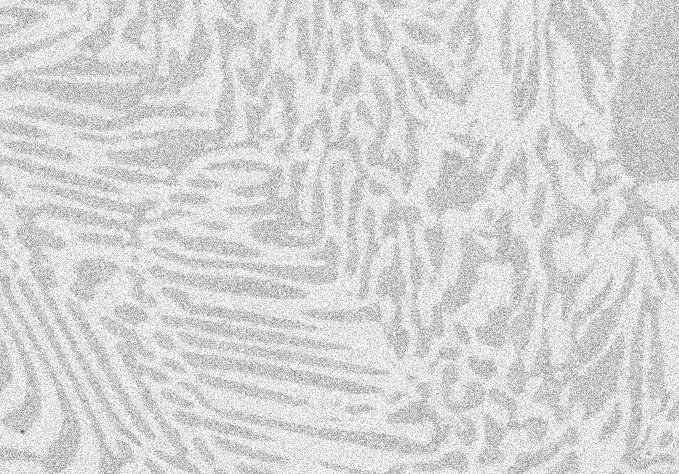
#> input picture reference/digitalSreeni/python_for_microscopists-master/images/Alloy_noisy.jpg, 679 x 474 px
$ jupyter execute --allow-errors '0008_Random walker segmentation Scikit-Image-Copy1.ipynb'   (shell and % lines are left out)   (older library calls are emulated)
#> lines starting #> are read from the running program, lines starting #| are printed output that depends on the picture
# 0008_Random walker segmentation using Scikit-Image

# - 1000 days of Python

## Setup working directory

[cell 1]
cd reference\digitalSreeni\python_for_microscopists-master

[cell 2]
import matplotlib.pyplot as plt
from skimage import io, img_as_float
import numpy as np

## Input Image

[cell 3]
img = img_as_float(io.imread("images/Alloy_noisy.jpg"))
#> img: shape (474, 679) float64; min 0.247, max 1, mean 0.837

plt.imshow(img, cmap='gray')
plt.colorbar()
plt.show()
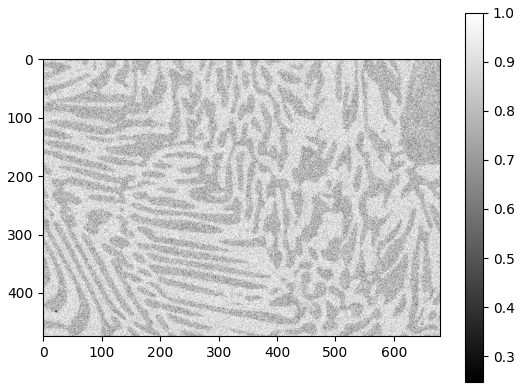
#> figure drawn by matplotlib, 2 panels

plt.hist(img.flat, bins=100, range=(0, 1))
plt.title('Original image')

plt.show()
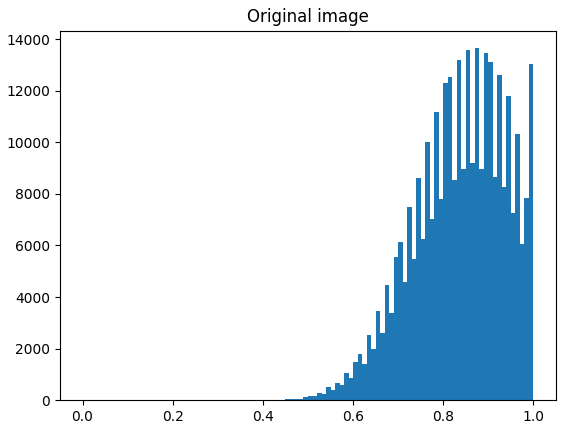
#> figure drawn by matplotlib, 1 panel; tallest bar 13651 high, from x = 0.87 to 0.88
# Very noisy image so histogram looks horrible. Let us denoise and see if it helps.

## Denoising using skit image (skimage)

[cell 4]
from skimage.restoration import denoise_nl_means, estimate_sigma

sigma_est = np.mean(estimate_sigma(img, multichannel=True))
#> sigma_est = 0.0894
#> (the rest of this cell did not finish here and is left out)

## Histogram equalization using skimage

### Method 1: exposure.equalize_hist (too much)

[cell 5]
#Let's try histogram equalization
from skimage import exposure   #Contains functions for hist. equalization

#> (the rest of this cell did not finish here and is left out)

### Method 2

[cell 6]
#Let's try histogram equalization
from skimage import exposure   #Contains functions for hist. equalization

#eq_img = exposure.equalize_hist(denoise_img)
#> (the rest of this cell did not finish here and is left out)

[cell 7]
#Not any better. Let us stretch the hoistogram between 0.7 and 0.95

### Define some markers for segmentation

[cell 8]
#Define some markers for segmentation
# The range of the binary image spans over (0, 1).

# For markers, let us include all between each peak.
#New array with the same size
markers = np.zeros(img.shape, dtype=np.uint)
plt.imshow(markers, cmap='gray')
plt.title('exposure.equalize_adapthist')
plt.colorbar()
plt.show()
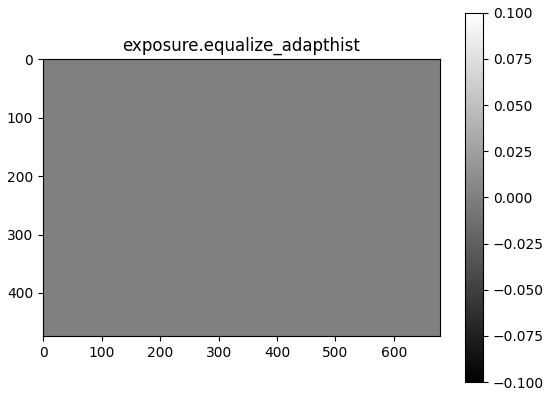
#> figure drawn by matplotlib, 2 panels

#> (a cell that did not finish here is left out)

## Segmentation using random walker

[cell 10]
from skimage.segmentation import random_walker
# Run random walker algorithm
# https://scikit-image.org/docs/dev/api/skimage.segmentation.html#skimage.segmentation.random_walker
#> (the rest of this cell did not finish here and is left out)

### Segmentation

#> (a cell that did not finish here is left out)

## clean the segmented image

[cell 12]
from scipy import ndimage as nd

#> (the rest of this cell did not finish here and is left out)

# Example 2:

[cell 13]
img = io.imread("images/BSE_Google_noisy.jpg")
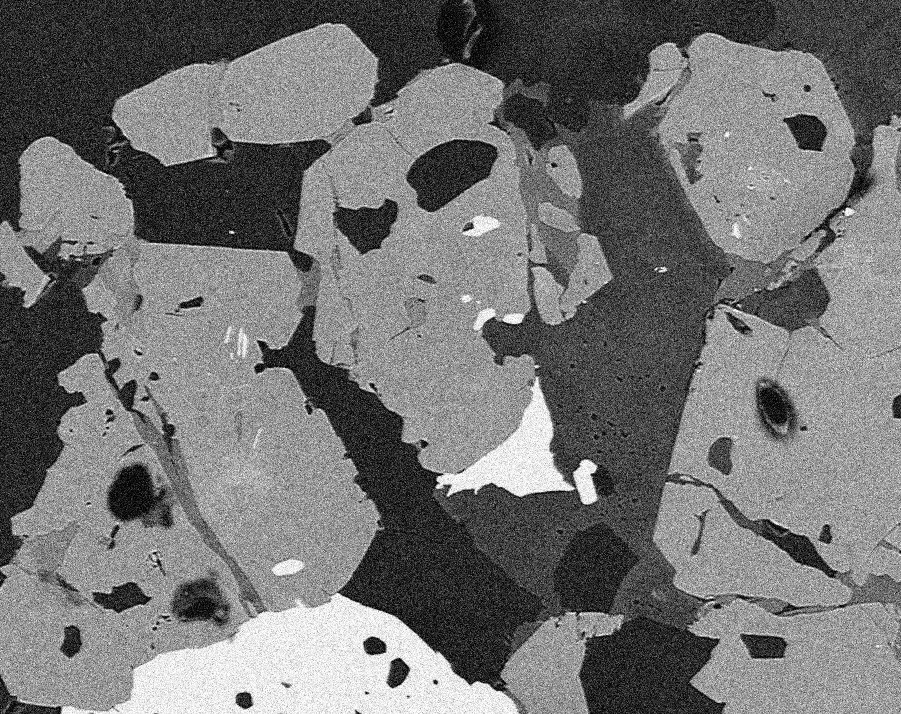
#> input picture reference/digitalSreeni/python_for_microscopists-master/images/BSE_Google_noisy.jpg, 901 x 714 px
#> img is the input picture: shape (714, 901); min 0, max 255, mean 114.9
plt.imshow(img, cmap='gray')
plt.colorbar()
plt.show()
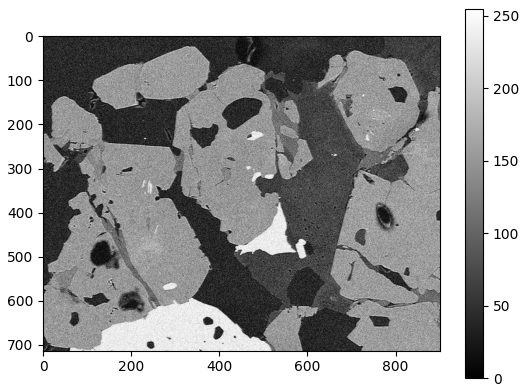
#> figure drawn by matplotlib, 2 panels

plt.hist(img.flat, bins=100, range=(0, 250))
plt.title('Original image')

plt.show()
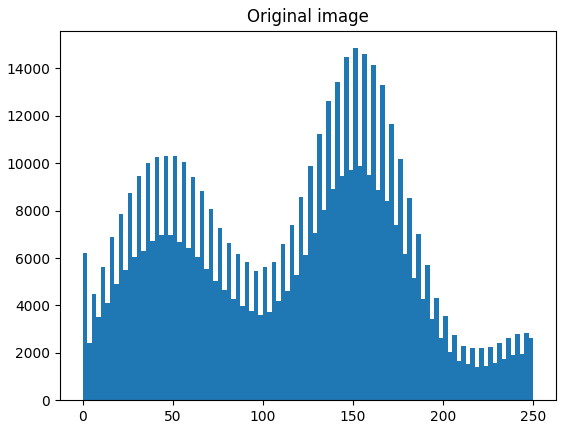
#> figure drawn by matplotlib, 1 panel; tallest bar 14855 high, from x = 150 to 152.5

[cell 14]
img = img_as_float(io.imread("images/BSE_Google_noisy.jpg"))
#> img: shape (714, 901) float64; min 0, max 1, mean 0.451
plt.imshow(img, cmap='gray')
plt.colorbar()
plt.show()
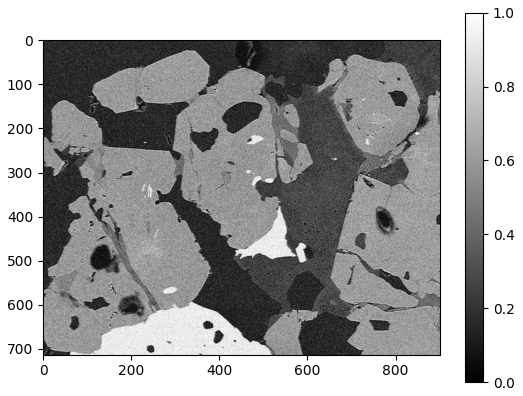
#> figure drawn by matplotlib, 2 panels

plt.hist(img.flat, bins=100, range=(0, 1))
plt.title('Original image')

plt.show()
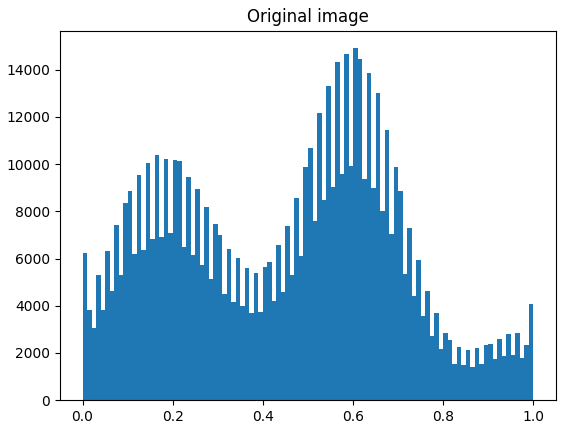
#> figure drawn by matplotlib, 1 panel; tallest bar 14914 high, from x = 0.6 to 0.61

## Denoising

[cell 15]
#Denoising
from skimage.restoration import denoise_nl_means, estimate_sigma

sigma_est = np.mean(estimate_sigma(img, multichannel=True))
#> sigma_est = 0.0984
#> (the rest of this cell did not finish here and is left out)
